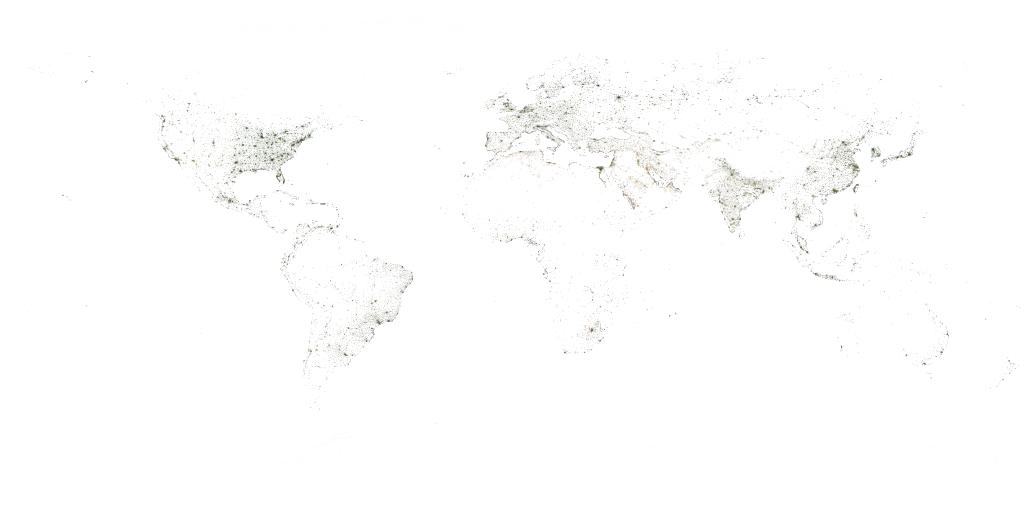
#> input picture assets/earth-globe.webp, 1024 x 512 px, found by its file name
$ python make_retro_earth.py
#> lines starting #> are read from the running program, lines starting #| are printed output that depends on the picture; after the words box and inside, x2 and y2 are one past the last pixel; in counts of white or black regions, pixels touching at a corner belong together
#!/usr/bin/env python3
"""v45 (prototype): assets/retro-earth.png = the Retro theme's Earth, reduced to a tiny class map (equirectangular, 720 x 360 = 2 px per degree).
  R = surface class 0..7 (0 deep ocean, 1 ocean, 2 shallow / coast, 3 desert, 4 dry land, 5 green, 6 forest, 7 ice)
  G = cloud cover 0 / 85 / 170 / 255 (from assets/earth-clouds.webp)
  B = city lights 0..255 (the alpha channel of the sharp crop assets/earth-day.webp / the globe)
js/retrosky.js turns the classes into a fixed pixel palette and shades them with an ordered dither, so the picture is pixel art, not a downsized photo.
Source: the same public-domain NASA Blue Marble textures the Earth theme uses. Run from the repo root: python3 tools/make_retro_earth.py"""
import numpy as np
from PIL import Image
from scipy import ndimage as ndi
W, H = 720, 360
G = Image.open('assets/earth-globe.webp').convert('RGBA')   # resize RGB and A separately: PIL premultiplies RGBA, which would blacken everything where the lights alpha is 0
#> G is the input picture: PIL image 1024x512 RGBA; mean R, G, B, A 47.1, 48.8, 51, 1.9
rgb = np.asarray(G.convert('RGB').resize((W, H), Image.LANCZOS)).astype(float) / 255; lights = np.asarray(G.getchannel('A').resize((W, H), Image.BOX)).astype(float) / 255
# sharp crop (lon -28..72, lat -14..64, 20 px / deg) replaces the globe where it exists
crop = Image.open('assets/earth-day.webp').convert('RGBA')
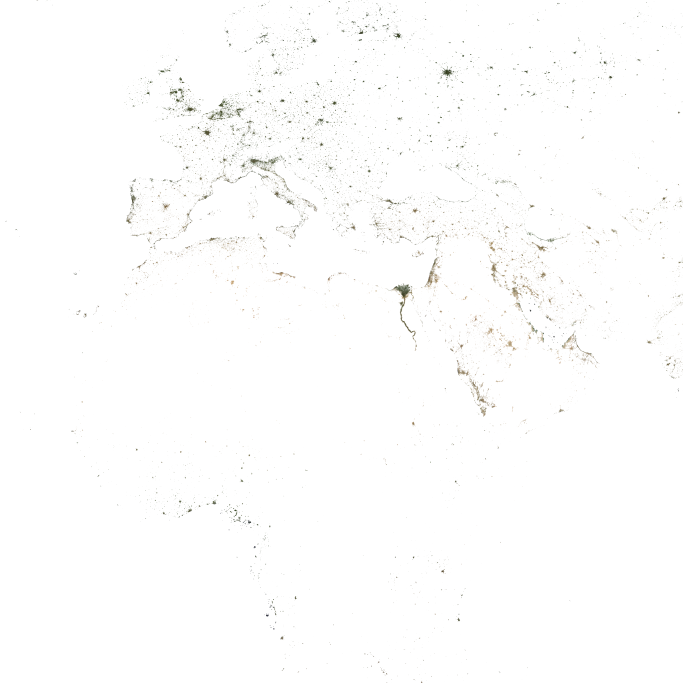
#> input picture assets/earth-day.webp, 2048 x 2048 px, found by its file name (shown at 1/3 size)
#> crop is the input picture: PIL image 2048x2048 RGBA; mean R, G, B, A 59.8, 56.6, 42.6, 2.3
lon = -180 + (np.arange(W) + .5) / 2; lat = 90 - (np.arange(H) + .5) / 2
LON, LAT = np.meshgrid(lon, lat); inC = (LON >= -28) & (LON <= 72) & (LAT >= -14) & (LAT <= 64)
cw, ch = crop.size; small = np.dstack([np.asarray(crop.convert('RGB').resize((cw // 10, ch // 10), Image.BOX)), np.asarray(crop.getchannel('A').resize((cw // 10, ch // 10), Image.BOX))]).astype(float) / 255   # 200 x 200 = 2 px / deg
#> after `cw, ch = crop.size`: cw = 2048; ch = 2048
x = np.clip(((LON + 28) / 100 * small.shape[1]).astype(int), 0, small.shape[1] - 1); y = np.clip(((64 - LAT) / 78 * small.shape[0]).astype(int), 0, small.shape[0] - 1)
rgb = np.where(inC[..., None], small[y, x, :3], rgb); lights = np.where(inC, small[y, x, 3], lights)
#> after `lights = np.where(inC, small[y, x, 3], lights)`:
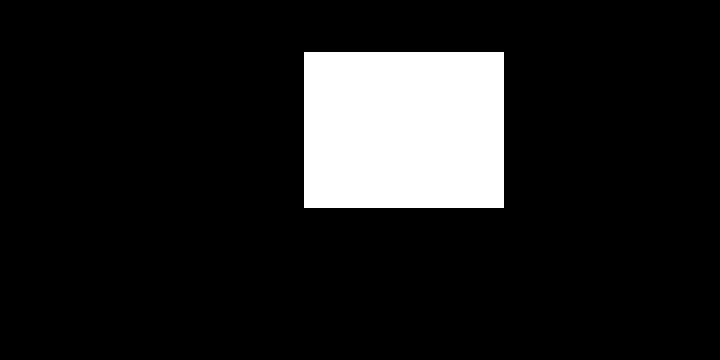
#> inC: shape (360, 720) bool; 12% white; 1 white region, box (x1, y1, x2, y2) and area: (304, 52, 504, 208) 31200
r, g, b = rgb[..., 0], rgb[..., 1], rgb[..., 2]; mx = rgb.max(-1); mn = rgb.min(-1); lum = .3 * r + .55 * g + .15 * b
water = (b > r + .03) & (b >= g * .95)
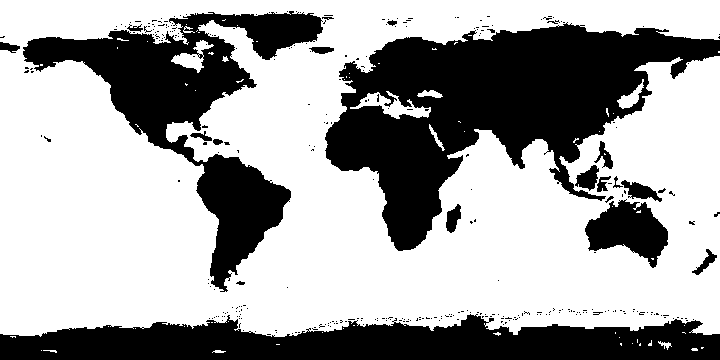
#> water: shape (360, 720) bool; 64.3% white; 330 black regions (308 under 20 px), largest, box (x1, y1, x2, y2) and area: (325, 22, 720, 251) 40060, (0, 314, 720, 360) 23103, (23, 11, 323, 292) 23099
cls = np.zeros((H, W), np.uint8)
land = ~water | (lum > .3)          # very bright 'water' = ice shelves
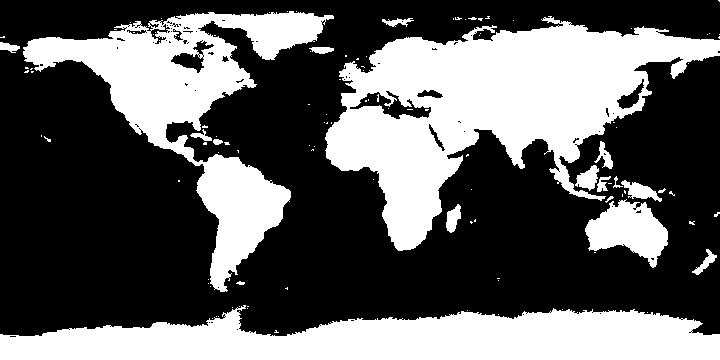
#> land: shape (360, 720) bool; 37.7% white; 114 white regions (95 under 20 px), largest, box (x1, y1, x2, y2) and area: (325, 16, 720, 251) 40272, (0, 305, 720, 360) 27515, (23, 11, 334, 292) 24041
ice = land & (mn > .55) & ((mx - mn) < .16)
#> ice: shape (360, 720) bool; 12% white; 114 white regions (93 under 20 px), largest, box (x1, y1, x2, y2) and area: (0, 307, 720, 360) 26718, (179, 13, 332, 60) 2801, (126, 33, 158, 42) 154
desert = land & ~ice & (r > g * 1.04) & (g > b * 1.12) & (lum > .38)
#> desert: shape (360, 720) bool; 4.4% white; 95 white regions (85 under 20 px), largest, box (x1, y1, x2, y2) and area: (326, 80, 596, 176) 9611, (120, 90, 159, 132) 619, (384, 208, 414, 242) 384
dry = land & ~ice & ~desert & (r >= g * .98)
#> dry: shape (360, 720) bool; 6.2% white; 705 white regions (671 under 20 px), largest, box (x1, y1, x2, y2) and area: (382, 150, 453, 251) 2437, (585, 202, 668, 254) 2322, (443, 70, 608, 106) 1471
green = land & ~ice & ~desert & ~dry & (lum >= .17)
#> green: shape (360, 720) bool; 5.3% white; 827 white regions (762 under 20 px), largest, box (x1, y1, x2, y2) and area: (504, 77, 619, 163) 2033, (352, 63, 537, 103) 2003, (118, 71, 206, 152) 1415
forest = land & ~ice & ~desert & ~dry & ~green
#> forest: shape (360, 720) bool; 9.8% white; 575 white regions (522 under 20 px), largest, box (x1, y1, x2, y2) and area: (339, 30, 665, 162) 9639, (23, 38, 257, 131) 5434, (143, 131, 291, 259) 3211
cls[desert] = 3; cls[dry] = 4; cls[green] = 5; cls[forest] = 6; cls[ice] = 7
# smooth speckle: majority filter 3 x 3 (keeps coast lines, removes single-pixel noise)
def mode3(a):
    out = a.copy(); cnt = np.stack([ndi.uniform_filter((a == k).astype(float), 3) for k in range(8)]); out = cnt.argmax(0).astype(np.uint8); return out
cls = mode3(cls)
# ocean depth classes from the distance to land: 2 coast (<= 3 px), 1 shelf (<= 8 px), 0 deep
d = ndi.distance_transform_edt(cls <= 2)
cls[(cls <= 2) & (d <= 8)] = 1; cls[(cls <= 2) & (d <= 3)] = 2
cl = np.asarray(Image.open('assets/earth-clouds.webp').convert('L').resize((W, H), Image.BOX)).astype(float) / 255
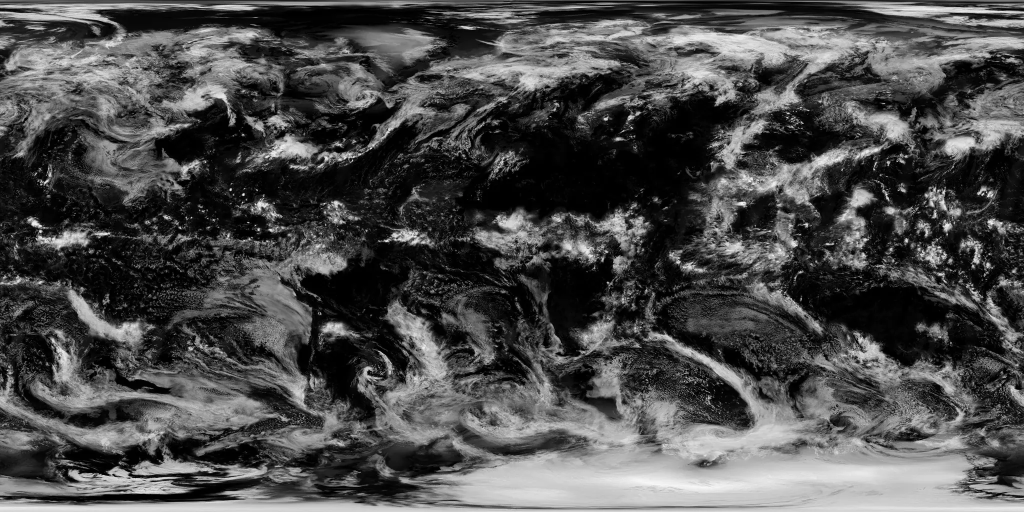
#> input picture assets/earth-clouds.webp, 2048 x 1024 px, found by its file name (shown at 1/2 size)
c = np.clip((cl - .12) / .73, 0, 1); c = c * c * (3 - 2 * c); cq = (np.round(c * 3) * 85).astype(np.uint8)
#> after `cq = (np.round(c * 3) * 85).astype(np.uint8)`:
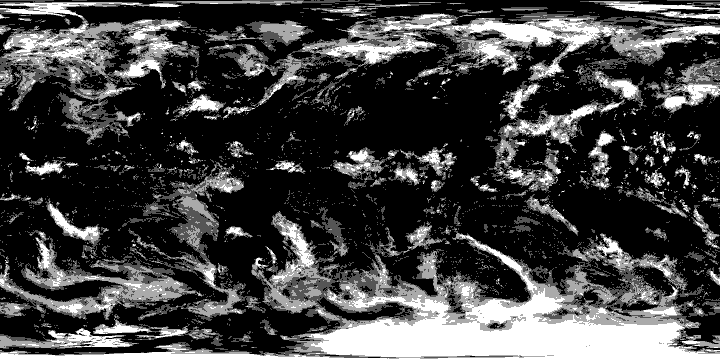
#> cq: shape (360, 720); min 0, max 255, mean 67.8
lq = np.clip(lights * 255, 0, 255).astype(np.uint8)
out = np.dstack([cls, cq, lq]); Image.fromarray(out, 'RGB').save('assets/retro-earth.png', optimize=True)
#> after `out = np.dstack([cls, cq, lq])`:
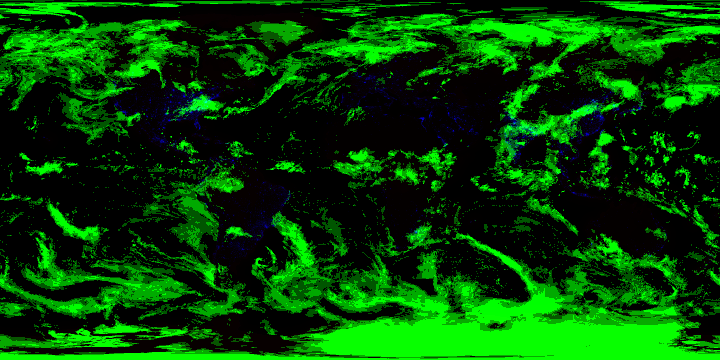
#> out: shape (360, 720, 3); mean of channels 0, 1, 2 2.3, 67.8, 1.5; drawn as R, G, B
import os; print('retro-earth.png', os.path.getsize('assets/retro-earth.png'), 'bytes; class shares', np.bincount(cls.ravel(), minlength=8) / cls.size)
